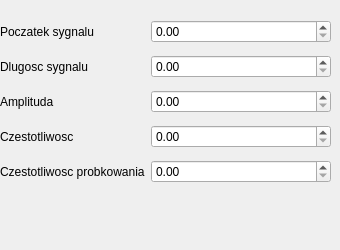
     <widget class="QWidget" name="sinusDwu">
      <widget class="QWidget" name="formLayoutWidget_8">
       <property name="geometry">
        <rect>
         <x>0</x>
         <y>20</y>
         <width>331</width>
         <height>221</height>
        </rect>
       </property>
       <layout class="QFormLayout" name="sinusDwuLayout">
        <property name="verticalSpacing">
         <number>12</number>
        </property>
        <item row="0" column="0">
         <widget class="QLabel" name="poczatekSygnaluLabel_5">
          <property name="text">
           <string>Poczatek sygnalu</string>
          </property>
         </widget>
        </item>
        <item row="0" column="1">
         <widget class="QDoubleSpinBox" name="poczatekSygnaluDoubleSpinBox_5">
          <property name="maximum">
           <double>100000.000000000000000</double>
          </property>
         </widget>
        </item>
        <item row="1" column="0">
         <widget class="QLabel" name="dlugoscSygnaluLabel_5">
          <property name="text">
           <string>Dlugosc sygnalu</string>
          </property>
         </widget>
        </item>
        <item row="1" column="1">
         <widget class="QDoubleSpinBox" name="dlugoscSygnaluDoubleSpinBox_5">
          <property name="maximum">
           <double>100000.000000000000000</double>
          </property>
         </widget>
        </item>
        <item row="2" column="0">
         <widget class="QLabel" name="amplitudaLabel_5">
          <property name="text">
           <string>Amplituda</string>
          </property>
         </widget>
        </item>
        <item row="2" column="1">
         <widget class="QDoubleSpinBox" name="amplitudaDoubleSpinBox_5">
          <property name="maximum">
           <double>100000.000000000000000</double>
          </property>
         </widget>
        </item>
        <item row="3" column="0">
         <widget class="QLabel" name="czestotliwoscLabel_5">
          <property name="text">
           <string>Czestotliwosc</string>
          </property>
         </widget>
        </item>
        <item row="3" column="1">
         <widget class="QDoubleSpinBox" name="czestotliwoscDoubleSpinBox_5">
          <property name="maximum">
           <double>100000.000000000000000</double>
          </property>
         </widget>
        </item>
        <item row="4" column="0">
         <widget class="QLabel" name="czestotliwoscProbkowaniaLabel_5">
          <property name="text">
           <string>Czestotliwosc probkowania</string>
          </property>
         </widget>
        </item>
        <item row="4" column="1">
         <widget class="QDoubleSpinBox" name="czestotliwoscProbkowaniaDoubleSpinBox_5">
          <property name="maximum">
           <double>100000.000000000000000</double>
          </property>
         </widget>
        </item>
       </layout>
      </widget>
     </widget>
